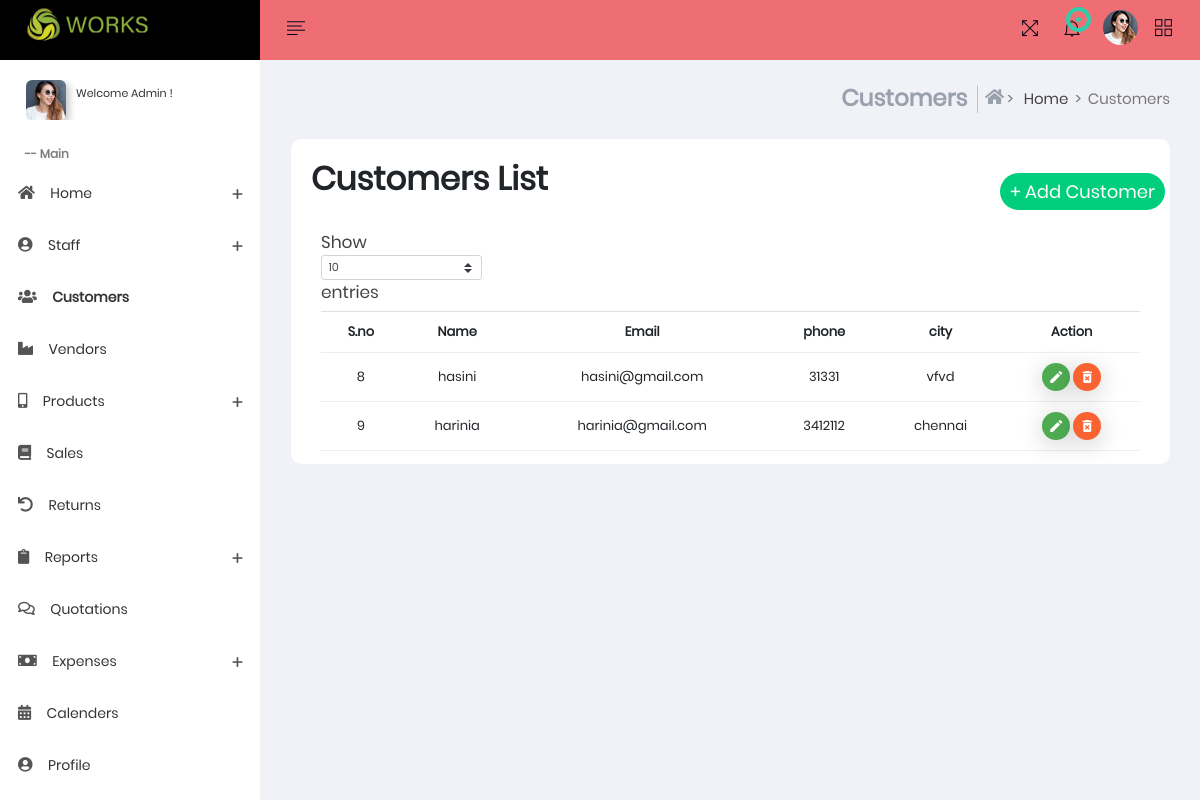
/admin_customers, run on the app's committed database.
### sub_part/models.py (models this page shows, shortened)
class admin_add_customer_table(models.Model):
    customer_name=models.CharField(max_length=100)
    customer_email=models.EmailField()
    customer_phone=models.CharField(max_length=100)
    customer_city=models.CharField(max_length=100)

### sub_part/views.py (the view)
# urls.py: path('admin_customers',views.admin_customers,name='admin_customers'),
def admin_customers(request):
    view_data=admin_add_customer_table.objects.all()
    return render(request,'admin_customers.html',{'view_data':view_data})

### templates/admin_customers.html (shortened to what this page needs)
{% load static %}
<!DOCTYPE html>
<html lang="en">
<head>
    <link href="{% static 'dashboard/css/app.min.css' %}" rel="stylesheet">
    <link href="{% static 'dashboard/css/style.css' %}" rel="stylesheet" />
    <link href="{% static 'dashboard/css/styles/all-themes.css' %}" rel="stylesheet" />
</head>
<body class="light">
    <nav class="navbar">
        <div class="container-fluid">
            <div class="navbar-header">
                <a class="navbar-brand" href="/admin_dashboard">
                    <img src="{% static 'dashboard/images/logo.png' %}" alt="" style="margin-top: -28px;">
                </a>
            </div>
            <div class="collapse navbar-collapse" id="navbar-collapse">
                <ul class="nav navbar-nav navbar-left">
                    <li>
                        <a href="#" onClick="return false;" class="sidemenu-collapse">
                            <i class="nav-hdr-btn ti-align-left"></i>
                        </a>
                    </li>
                </ul>
                <ul class="nav navbar-nav navbar-right">
                    <li class="fullscreen">
                        <a href="javascript:;" class="fullscreen-btn">
                            <i class="nav-hdr-btn ti-fullscreen"></i>
                        </a>
                    </li>
                    <li class="dropdown">
                        <a href="#" onClick="return false;" class="dropdown-toggle" data-toggle="dropdown" role="button">
                            <i class="nav-hdr-btn ti-bell"></i>
                            <span class="notify"></span>
                            <span class="heartbeat"></span>
                        </a>
                    </li>
                    <li class="dropdown user_profile">
                         <div class="dropdown-toggle" data-toggle="dropdown">
                            <img src="{% static 'dashboard/images/user.jpg' %}" alt="user">
                        </div>
                    </li>
                    <li class="pull-right">
                        <a href="#" onClick="return false;" class="js-right-sidebar" data-close="true">
                            <i class="nav-hdr-btn ti-layout-grid2"></i>
                        </a>
                    </li>
                </ul>
            </div>
        </div>
    </nav>
    <div>
        <aside id="leftsidebar" class="sidebar">
            <div class="menu">
                <ul class="list">
                	<li>
	                <div class="sidebar-profile clearfix">
	                  <div class="profile-img">
	                     <img src="{% static 'dashboard/images/usrbig.jpg' %}" alt="profile">
	                  </div>
	                  <div class="profile-info">
                                <p>Welcome Admin !</p>
                            </div>
	               </div>
	                </li>
                    <li class="header">-- Main</li>
                    <li>
                        <a href="#" onClick="return false;" class="menu-toggle">
                            <i class="fas fa-home"></i>
                            <span>Home</span>
                        </a>
                    </li>
                    <li>
                        <a href="#" onClick="return false;" class="menu-toggle">
                            <i class="fas fa-user-circle"></i>
                            <span>Staff</span>
                        </a>
                    </li>
                    <li class="active">
                        <a href="/admin_customers">
                            <i class="fas fa-users"></i>
                            <span>Customers</span>
                        </a>
                    </li>
                    <li>
                        <a href="/admin_vendors">
                            <i class="fas fa-industry"></i>
                            <span>Vendors</span>
                        </a>
                    </li>
                    <li>
                        <a href="#" onClick="return false;" class="menu-toggle">
                            <i class="fas fa-mobile-alt"></i>
                            <span>Products</span>
                        </a>
                    </li>
                    <li>
                        <a href="/admin_sales">
                            <i class="fas fa-book"></i>
                            <span>Sales</span>
                        </a>
                    </li>
                    <li>
                        <a href="/admin_returns">
                            <i class="fas fa-undo"></i>
                            <span>Returns</span>
                        </a>
                    </li>
                    <li>
                        <a href="#" onClick="return false;" class="menu-toggle">
                            <i class="fas fa-clipboard"></i>
                            <span>Reports</span>
                        </a>
                    </li>
                    <li>
                        <a href="/admin_quotations">
                            <i class="far fa-comments"></i>
                            <span>Quotations</span>
                        </a>
                    </li>
                    <li>
                        <a href="#" onClick="return false;" class="menu-toggle">
                            <i class="fas fa-money-bill"></i>
                            <span>Expenses</span>
                        </a>
                    </li>
                    <li>
                        <a href="/admin_calenders">
                            <i class="fas fa-calenders-alt"></i>
                            <span>Calenders</span>
                        </a>
                    </li>
                   <li>
                        <a href="/admin_profile">
                            <i class="fas fa-user-circle"></i>
                            <span>Profile</span>
                        </a>
                    </li>
                     <li class="header">-- Apps</li>
                </ul>
            </div>
        </aside>
    </div>
    <section class="content">
        <div class="container-fluid">
            <div class="block-header">
                <div class="row">
                    <div class="col-xs-12 col-sm-12 col-md-12 col-lg-12">
                        <ul class="breadcrumb breadcrumb-style ">
                            <li class="breadcrumb-item">
                                <h4 class="page-title">Customers</h4>
                            </li>
                            <li class="breadcrumb-item bcrumb-1">
                                <a href="/admin_dashboard{{logger_data.id}}">
                                    <i class="fas fa-home"></i> Home</a>
                            </li>
                            <li class="breadcrumb-item active">Customers</li>
                        </ul>
                    </div>
                </div>
            </div>
            <div class="row">
                <div class="col-lg-12 col-md-12 col-sm-12">
                    <div class="card">
                        <h1 style="margin: 20px 0px 0px 20px;margin-bottom: -50px;">Customers List</h1>
                        <div class="a-btd">
                            <button onclick="window.location.href='/admin_addcustomer' "  class="pag-title">+ Add Customer</button>
                        </div>
                            <div class="table-responsive" style="padding: 0px 30px;">
                                <div class="row"><div class="col-sm-12 col-md-6"><div class="dataTables_length" id="DataTables_Table_0_length"><label>Show <select name="DataTables_Table_0_length" aria-controls="DataTables_Table_0" class="custom-select custom-select-sm form-control form-control-sm"><option value="10">10</option><option value="25">25</option><option value="50">50</option><option value="100">100</option></select> entries</label></div></div><div class="col-sm-12 col-md-6"></div></div>
                                <table id="tableExport" class="display table table-hover table-checkable order-column width-per-100">
                                    <thead>
                                        <tr>
                                            <th class="center">S.no</th>
                                            <th class="center">Name</th>
                                            <th class="center">Email</th>
                                            <th class="center">phone</th>
                                            <th class="center">city</th>
                                            <th class="center">Action</th>
                                        </tr>
                                    </thead>
                                    <tbody>
                                        {% for i in view_data %}
                                        <tr>
                                            <td class="center">{{i.id}}</td>
                                            <td class="center">{{i.customer_name}}</td>
                                            <td class="center">{{i.customer_email}}</td>
                                            <td class="center">{{i.customer_phone}}</td>
                                            <td class="center">{{i.customer_city}}</td>
                                            <td class="center">
                                                <a href="/admin_editcustomer/{{i.id}}" class="btn btn-tbl-edit">                                                <i class="material-icons">edit</i>
                                                </a>
                                                <a href="/admin_customer_delete/{{i.id}} " class="btn btn-tbl-delete">
                                                    <i class="material-icons">delete_forever</i>
                                                </a>
                                        </tr>
                                        {% endfor %}
                                </table>
                            </div>
                        </div>
                    </div>
                </div>
            </div>
    </section>
</body>
</html>

### data on the page
admin_add_customer_table: id "8", customer_name "hasini", customer_email "hasini@gmail.com", customer_phone "31331", customer_city "vfvd"
admin_add_customer_table: id "9", customer_name "harinia", customer_email "harinia@gmail.com", customer_phone "3412112", customer_city "chennai"
